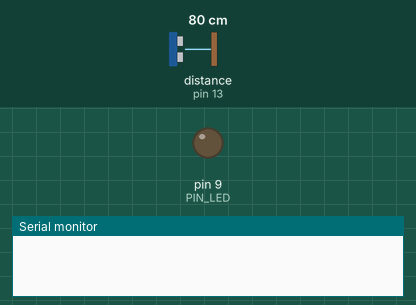
Bench run of a sketch on a simulated Arduino Uno, built with avr-gcc and run on an emulated ATmega328P. Parts: output pins drawn as LEDs (lit = HIGH), the last lines printed to the serial monitor. Wiring (inferred from the names in the program): ultrasonic range finder: trigger pin 12; echo pin 13. The inputs (shaded band) are chosen by the test bench; at power-on: distance to the obstacle (sensor on pin 13) 80 cm. The echo pulse lasts 58.3 µs per cm; pins used as bus, display or sensor lines are not drawn.

Above: at 0.05 s.
At 1.2 s:
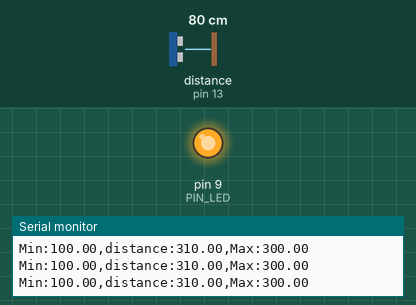
1.3 s: distance to the obstacle (sensor on pin 13) set to 18 cm
At 1.9 s:
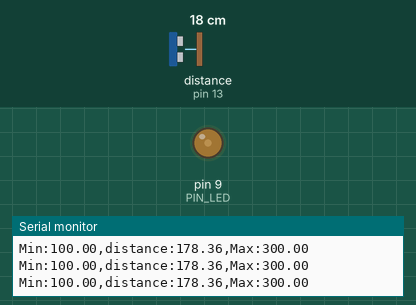
4.3 s: distance to the obstacle (sensor on pin 13) set to 2 cm
Timing chart, 0 to 7.3 s (numbered marks = the images above; inputs shaded):
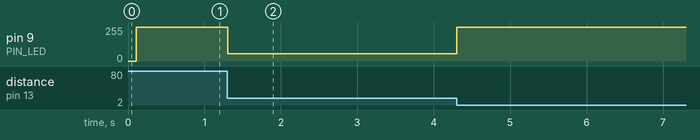

Measured:
- after the input at 1.3 s, pin 9 (PIN_LED): 255/255 → 55/255 at once, → 54/255 0.80 s later, → 55/255 0.10 s later, → 54/255 0.20 s later, … (15 changes in this stretch)

The sketch:

08_practice_2.ino
```cpp
#define PIN_LED 9
#define PIN_TRIG 12   // sonar sensor TRIGGER
#define PIN_ECHO 13   // sonar sensor ECHO

#define SND_VEL 346.0     // sound velocity at 24 celsius degree (unit: m/sec)
#define INTERVAL 100      // sampling interval (unit: msec)
#define PULSE_DURATION 10 // ultra-sound Pulse Duration (unit: usec)
#define _DIST_MIN 100.0   // minimum distance to be measured (unit: mm)
#define _DIST_MAX 300.0   // maximum distance to be measured (unit: mm)

#define TIMEOUT ((INTERVAL / 2) * 1000.0) // maximum echo waiting time (unit: usec)
#define SCALE (0.001 * 0.5 * SND_VEL) // coefficent to convert duration to distance

unsigned long last_sampling_time;   // unit: msec

void setup() {
  // initialize GPIO pins
  pinMode(PIN_LED, OUTPUT);
  pinMode(PIN_TRIG, OUTPUT);  // sonar TRIGGER
  pinMode(PIN_ECHO, INPUT);   // sonar ECHO
  digitalWrite(PIN_TRIG, LOW);  // turn-off Sonar

  // initialize serial port
  Serial.begin(57600);
}

void loop() {
  float distance;
  if (millis() < (last_sampling_time + INTERVAL))
    return;

  distance = USS_measure(PIN_TRIG, PIN_ECHO); // read distance

  if (distance < _DIST_MIN) {
    distance = _DIST_MIN - 10.0;    // Set Lower Value
  } else if (distance > _DIST_MAX) {
    distance = _DIST_MAX + 10.0;    // Set Higher Value
  }

  if (distance == 200){
    analogWrite(PIN_LED, 0);
  } else if (distance == 90 || distance ==310){
    analogWrite(PIN_LED, 255);
  } else if (distance < 200){
    analogWrite(PIN_LED, 2.55*(200-distance));
  } else if (200 < distance){
    analogWrite(PIN_LED,2.55*(distance-200));
  }

  // output the distance to the serial port
  Serial.print("Min:");        Serial.print(_DIST_MIN);
  Serial.print(",distance:");  Serial.print(distance);
  Serial.print(",Max:");       Serial.print(_DIST_MAX);
  Serial.println("");

  // update last sampling time
  last_sampling_time += INTERVAL;
}

// get a distance reading from USS. return value is in millimeter.
float USS_measure(int TRIG, int ECHO)
{
  digitalWrite(TRIG, HIGH);
  delayMicroseconds(PULSE_DURATION);
  digitalWrite(TRIG, LOW);

  return pulseIn(ECHO, HIGH, TIMEOUT) * SCALE; // unit: mm

  // Pulse duration to distance conversion example (target distance = 17.3m)
  // - round trip distance: 34.6m
  // - expected pulse duration: 0.1 sec, or 100,000us
  // - pulseIn(ECHO, HIGH, timeout) * 0.001 * 0.5 * SND_VEL
  //        = 100,000 micro*sec * 0.001 milli/micro * 0.5 * 346 meter/sec
  //        = 100,000 * 0.001 * 0.5 * 346 * micro * sec * milli * meter
  //                                        ----------------------------
  //                                         micro * sec
  //        = 100 * 173 milli*meter = 17,300 mm = 17.3m
  // pulseIn() returns microseconds.
}
```
